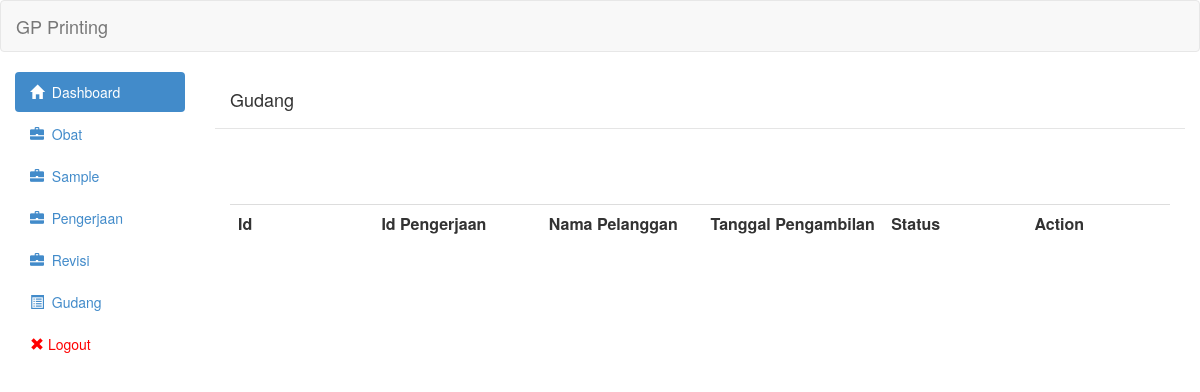
The app's page /view/gudang.php (signed in), older data.
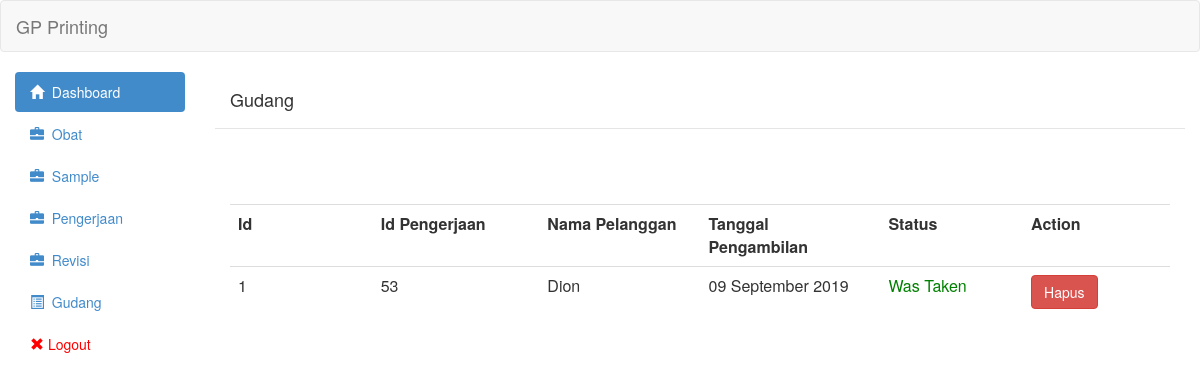
The same page, newer data.
### tables this page shows
CREATE TABLE `gudang` (
  `id` int(11) NOT NULL,
  `id_pengerjaan` int(11) NOT NULL,
  `qty_total` int(11) NOT NULL,
  `qty_sementara` int(11) NOT NULL,
  `tgl_pengambilan` date NOT NULL,
  `keterangan` text NOT NULL,
  `status` int(11) NOT NULL
);

CREATE TABLE `pelanggan` (
  `id` int(11) NOT NULL,
  `nama` varchar(255) NOT NULL,
  `alamat` text NOT NULL,
  `no_telepon` varchar(255) NOT NULL
);

### controller/gudang/gudang_show.php (the view, shortened to what this page needs)
<?php
	include('../controller/config/linken.php');
	include('../controller/config/asset.php');
	$queryGetGudang = "SELECT gudang.id,pelanggan.nama,gudang.id_pengerjaan,gudang.tgl_pengambilan,gudang.status from gudang join pengerjaan on gudang.id_pengerjaan=pengerjaan.id join sample on pengerjaan.id_sample = sample.id join pelanggan on sample.id_pelanggan = pelanggan.id ORDER BY gudang.id ASC";
	$resultGetGudang = mysqli_query($link,$queryGetGudang) or die(mysqli_error($link));
	 echo "<table class='table table-hover'><tr>
                        <th class='col-md-1'>Id</th>
                        <th class='col-md-1'>Id Pengerjaan</th>
                        <th class='col-md-1'>Nama Pelanggan</th>
                        <th class='col-md-1'>Tanggal Pengambilan</th>
                        <th class='col-md-1'>Status</th>
                        <th class='col-md-1'>Action</th>
                        </tr>";
	while($row = mysqli_fetch_assoc($resultGetGudang)){
    if($row['tgl_pengambilan']=='0000-00-00'){
        $row['tgl_pengambilan']=null;
    }else{
         $row['tgl_pengambilan'] = date("d F Y",strtotime( $row['tgl_pengambilan']));
    }
	?>
                            <tr onclick='AjaxGetDetailGudang(<?php echo $row["id"]?>)'>
								<td><?php echo $row['id']?></td>
                                <td><?php echo $row['id_pengerjaan']?></td>
                                <td><?php echo $row['nama']?></td>
                                <td><?php echo $row['tgl_pengambilan']?></td>
                                <td><?php if($row['status']==0){
									echo "<span style='color:blue'>On-Storage</span>";
									}else if($row['status']==1){
										echo "<span style='color:green'>Was Taken</span>";
									}
								;?></td>
								<td>
                                <a class='btn btn-danger' href='controller/gudang/gudang_delete.php?id="<?php echo $row["id"];?>"'>Hapus</a></td>
                            </tr>
<?php
	}
	echo "</table>"
	?>

### controller/config/asset.php (shortened to what this page needs)
<?php
 echo '
   <script
			  src="https://code.jquery.com/jquery-3.4.1.js"
>
	</script>
        <script src="//code.jquery.com/ui/1.11.1/jquery-ui.js"></script>
        <link rel="stylesheet" type="text/css" href="http://ajax.googleapis.com/ajax/libs/jqueryui/1.8/themes/base/jquery-ui.css" />
	<script type="text/javascript" src="assets/js/bootstrap.js"></script>
	<link rel="stylesheet" type="text/css" href="assets/css/bootstrap.css">
	';
?>

### view/header.php (shortened to what this page needs)
<?php
$path = $_SERVER['DOCUMENT_ROOT'].'/gp-printing';
include($path.'/controller/config/asset.php');
?>
<!DOCTYPE html>
<html>
<body>
		<div class="navbar navbar-default">
		<div class="container-fluid">
			<div class="navbar-header">
				<a href="#" class="navbar-brand">GP Printing</a>
			</div>
		</div>
	</div>
<div class="col-md-2">
		<ul class="nav nav-pills nav-stacked">
			<li class="active"><a href="index.php"><span class="glyphicon glyphicon-home"></span>&nbsp;&nbsp;Dashboard</a></li>
            <li><a href="view/obat.php"><span class="glyphicon glyphicon-briefcase"></span>&nbsp;&nbsp;Obat</a></li>
			<li><a href="view/sample.php"><span class="glyphicon glyphicon-briefcase"></span>&nbsp;&nbsp;Sample</a></li>
			<li><a href="view/pengerjaan.php"><span class="glyphicon glyphicon-briefcase"></span>&nbsp;&nbsp;Pengerjaan</a></li>
            <li><a href="view/revisi.php"><span class="glyphicon glyphicon-briefcase"></span>&nbsp;&nbsp;Revisi</a></li>
            <li><a href="view/gudang.php"><span class="glyphicon glyphicon-list-alt"></span>&nbsp;&nbsp;Gudang</a></li>
            <li><a style="color:red;" href="controller/login/logout.php"><span class="glyphicon glyphicon-remove"></span >  Logout</a></li>
		</ul>
	</div>
	<div class="col-md-10">
</body>
</html>

### view/gudang.php (shortened to what this page needs)
<?php
include('header.php');
include('../controller/config/asset.php');
?>
<div class="modal-header">
    <h4 class="modal-title">Gudang</h4>
</div>
<div class="modal-body">
   <br />
   <br />
   <br>
<?php
	include '../controller/gudang/gudang_show.php';
?>

Row changes from the older to the newer data that the page shows:
added gudang: id "1", id_pengerjaan "53", pelanggan.nama "Dion", tgl_pengambilan "09 September 2019", status "Was Taken"
